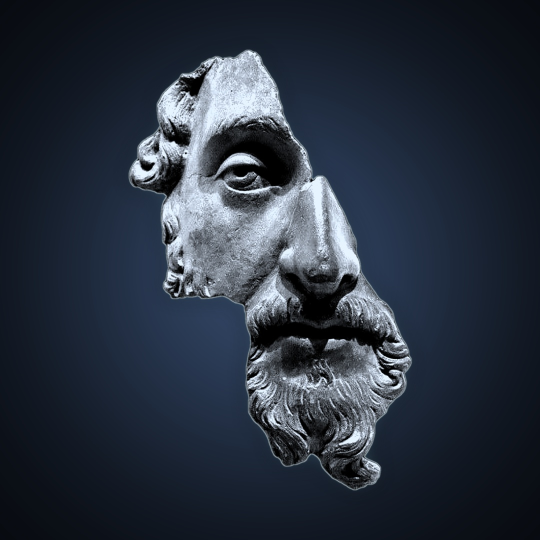
#> input picture branding/photo_profil.jpg, 1080 x 1080 px (shown at 1/2 size)
$ python -i prep2.py   (imports and definitions only)
#> lines starting #> are read from the running program, lines starting #| are printed output that depends on the picture
#> further down, picture is the input picture: PIL image 1080x1080 RGB; mean R, G, B 41.2, 49.7, 62.8
"""Build the styled asset library ('glacier' look) from library.json."""
import json, os, sys
import numpy as np
from PIL import Image, ImageFilter, ImageOps, ImageEnhance
sys.path.insert(0, os.path.dirname(os.path.abspath(__file__)))
from prep import fetch, cutout, fade_bottom, S

ICE = (150, 225, 255)

def cold_marble(rgba):
    rgb, a = rgba.convert("RGB"), rgba.getchannel("A")
    g = ImageOps.autocontrast(ImageOps.grayscale(rgb), cutoff=0.5)
    g = g.point(lambda v: int(255 * (v / 255) ** 1.35))
    g = ImageEnhance.Contrast(g).enhance(1.15).filter(ImageFilter.UnsharpMask(2, 110, 2))
    arr = np.asarray(g, np.float32)[..., None] * np.array((0.9, 0.96, 1.04), np.float32)
    out = Image.fromarray(np.clip(arr, 0, 255).astype(np.uint8)); out.putalpha(a)
    return out

def ice_rim(rgba, glow=26):
    a = rgba.getchannel("A"); pad = glow * 2
    c = Image.new("RGBA", (rgba.width + 2 * pad, rgba.height + 2 * pad), (0, 0, 0, 0))
    big = Image.new("L", c.size, 0); big.paste(a, (pad, pad))
    halo = big.filter(ImageFilter.MaxFilter(5)).filter(ImageFilter.GaussianBlur(glow)).point(lambda v: int(v * 0.5))
    c.paste(Image.new("RGBA", c.size, ICE + (255,)), (0, 0), halo)
    ring = big.filter(ImageFilter.MaxFilter(5))
    c.paste(Image.new("RGBA", c.size, (225, 245, 255, 255)), (0, 0), ring)
    c.alpha_composite(rgba, (pad, pad))
    return c

def ice_sil(rgba, glow=36):
    a = rgba.getchannel("A"); pad = glow * 2
    c = Image.new("RGBA", (rgba.width + 2 * pad, rgba.height + 2 * pad), (0, 0, 0, 0))
    big = Image.new("L", c.size, 0); big.paste(a, (pad, pad))
    c.paste(Image.new("RGBA", c.size, (90, 200, 255, 255)), (0, 0), big.filter(ImageFilter.MaxFilter(9)).filter(ImageFilter.GaussianBlur(glow)))
    c.paste(Image.new("RGBA", c.size, (210, 240, 255, 255)), (0, 0), big.filter(ImageFilter.MaxFilter(5)))
    c.paste(Image.new("RGBA", c.size, (4, 6, 9, 255)), (0, 0), big)
    return c

def cold_print(im):
    g = ImageOps.autocontrast(ImageOps.grayscale(im), cutoff=2)
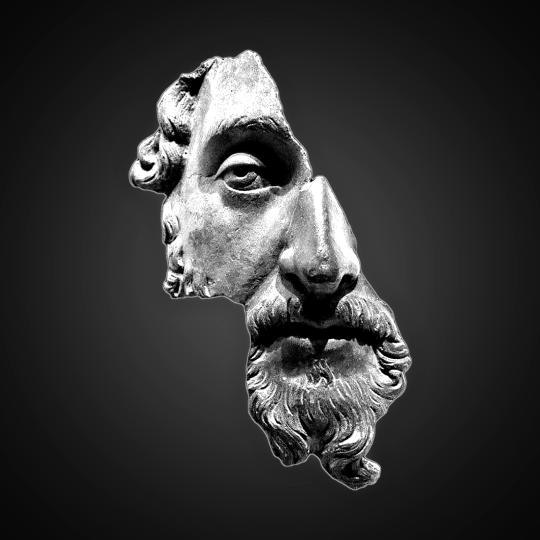
#> g: PIL image 1080x1080 L (shown at 1/2 size); min 0, max 255, mean 51.7
    g = ImageEnhance.Contrast(g).enhance(1.1)
    arr = np.asarray(g, np.float32)[..., None] * np.array((0.86, 0.93, 1.0), np.float32)
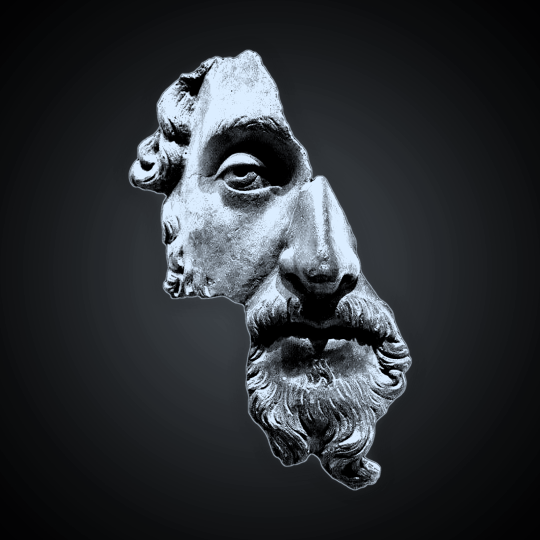
#> arr: shape (1080, 1080, 3) float32 (shown at 1/2 size); mean R, G, B 43.8, 47.3, 50.9
    return Image.fromarray(np.clip(arr, 0, 255).astype(np.uint8)).convert("RGBA")

# [16 lines not run here, left out]

>>> from PIL import Image
>>> picture = Image.open('../branding/photo_profil.jpg')
>>> result = cold_print(picture)
